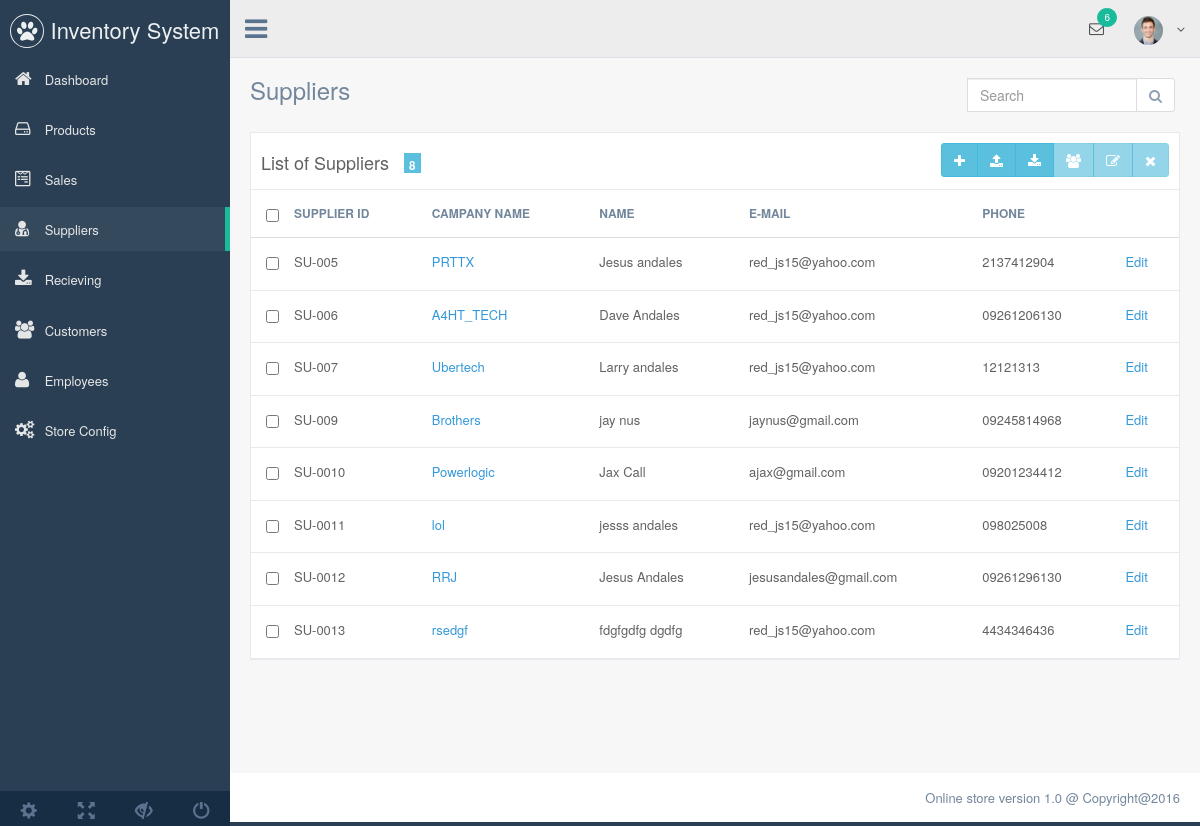
Page /suppliers.php (signed in) on the committed database.
### tables this page shows
CREATE TABLE `suppliers` (
  `id` int(11) NOT NULL AUTO_INCREMENT,
  `person_id` varchar(50) NOT NULL,
  `campany` varchar(50) NOT NULL,
  `firstname` varchar(50) NOT NULL,
  `lastname` varchar(50) NOT NULL,
  `phone` varchar(50) NOT NULL,
  `email` varchar(50) NOT NULL,
  `address` varchar(50) NOT NULL,
  `account_no` varchar(50) NOT NULL,
  `balance` double NOT NULL DEFAULT '0',
  `avatar` blob NOT NULL,
  `terms` varchar(50) NOT NULL,
  `discount` double NOT NULL DEFAULT '0',
  `status` varchar(50) NOT NULL,
  `date_added` varchar(50) NOT NULL,
  `comment` varchar(50) NOT NULL,
  `tax` double NOT NULL DEFAULT '0',
  PRIMARY KEY (`id`)
);

### config/Database.php (called while the page is built, shortened)
<?php
	class Database {
		private $localhost = "localhost";
		private $username = "root";
		private $password = "";
		private $database ="pto";
		function  connect(){
			 $connect = mysqli_connect($this->localhost, $this->username, $this->password, $this->database);
			return $connect;
		}
	}
?>

### core/Class/Suppliers.php (called while the page is built, shortened)
<?php
 class Suppliers  {
 	private $conn;
    public $table = 'suppliers';
 	function __construct() {
        $db = new Database();
        $this->conn = $db->Connect();
        return $this->conn;
    }
    function index() {
        $sql = "SELECT * FROM ". $this->table ." WHERE status = 'active' ";
        $result = mysqli_query($this->conn,$sql);
        return $result;
    }
 }

### views/Suppliers/suppliers.php (the view, shortened to what this page needs)
<?php
  $suppliers = new Suppliers();
  $lists = $suppliers->index();
?>
<form method="post" action="suppliers.php?page=search">
    <div class="title_right">
          <div class="col-md-5 col-sm-5 col-xs-12 form-group pull-right top_search">
            <div class="input-group">
              <input type="text" name="search" class="form-control" placeholder="Search">
              <span class="input-group-btn">
              <button class="btn btn-default" type="submit" name="btnsearch"><i class="fa fa-search"></i></button>
              </span>
            </div>
          </div>
    </div>
</div>
<div class="clearfix"></div>
<form method="post" action="">
            <div class="row">
              <div class="col-md-12 col-sm-12 col-xs-12">
                <div class="table_panel">
                  <div class="table_title">
                    <h2>List of Suppliers <small class="count"><?php echo $lists->num_rows ?></small> </h2>
 <div class="form-inline">
<div class="form-group pull-right">
<div class="btn-group" role="group" aria-label="...">
<a href="suppliers.php?page=add" type="submit" name="new"  class="btn btn-info btn-padding" data-toggle="tooltip" data-placement="bottom" title="New supplier"><i class="fa fa-plus"></i></a>
<button type="submit" name="export" class="btn btn-info btn-padding" data-toggle="tooltip" data-placement="bottom" title="Export"><i class="fa  fa-upload"></i></button>
<button type="button" class="btn btn-info btn-padding" data-toggle="tooltip" data-placement="bottom" title="Import"><i class="fa  fa-download"></i></button>
<button type="submit"   name="profile" class="btn btn-info btn-padding enabled" data-toggle="tooltip" data-placement="bottom" title="View Profile" disabled><i class="fa  fa-users"></i></button>
<button type="submit"  name="edit"  class="btn btn-info btn-padding enabled" data-toggle="tooltip" data-placement="bottom" title="Edit supplier" disabled ><i class="fa fa-edit"></i></button>
<button type="submit"   id="delete" name="delete"  class="btn btn-info btn-padding enabled" data-toggle="tooltip" data-placement="bottom" title="Delete supplier" disabled><i class="fa fa-times" ></i></button>
</div>
</div>
</div>
   <div class="clearfix"></div>
                  </div>
                  <div class="table_content">
                     <table class="table table-responsive table-hover table-no-border">
<thead>
<tr>
    <th width="1%;"><input type="checkbox" class="checkbox" id ="selectall"></th>
    <th>Supplier ID</th>
    <th>Campany Name</th>
    <th>Name</th>
    <th>E-mail</th>
    <th>Phone</th>
    <th></th>
</tr>
</thead>
<tbody>
<?php
  foreach ($lists as $key => $db) {
      $id = $db['id'];
      echo "<tr>";
      echo "<th><input type='checkbox' name='checkbox[]' class='checked' value='$id'></th>";
      echo "<th> ".$db['supplier_id']."</th>";
      echo "<th><a href='suppliers.php?page=profile&id=".$db['id']."' >" . $db['campany'] . "</a></th>";
      echo "<th>". $db['fname'] ." ". $db['lname'] ."</th>";
      echo "<th>". $db['email'] ."</th>";
      echo "<th>". $db['phone'] ."</th>";
      echo "<th><a href='suppliers.php?page=edit&id=$id'>Edit</a></th>";
      echo "</tr>";
  }
?>
</tbody>
</table>
                  </div>
                </div>
              </div>
            </div>
</form>

### rows in the picture
suppliers: supplier "SU-005", campany "PRTTX", fname "Jesus", lname "andales", email "red_js15@yahoo.com", phone "2137412904"
suppliers: supplier "SU-006", campany "A4HT_TECH", fname "Dave", lname "Andales", email "red_js15@yahoo.com", phone "09261206130"
suppliers: supplier "SU-007", campany "Ubertech", fname "Larry", lname "andales", email "red_js15@yahoo.com", phone "12121313"
suppliers: supplier "SU-009", campany "Brothers", fname "jay", lname "nus", email "jaynus@gmail.com", phone "09245814968"
suppliers: supplier "SU-0010", campany "Powerlogic", fname "Jax", lname "Call", email "ajax@gmail.com", phone "09201234412"
suppliers: supplier "SU-0011", campany "lol", fname "jesss", lname "andales", email "red_js15@yahoo.com", phone "098025008"
suppliers: supplier "SU-0012", campany "RRJ", fname "Jesus", lname "Andales", email "jesusandales@gmail.com", phone "09261296130"
suppliers: supplier "SU-0013", campany "rsedgf", fname "fdgfgdfg", lname "dgdfg", email "red_js15@yahoo.com", phone "4434346436"

### other values in the picture
$lists->num_rows "8"
